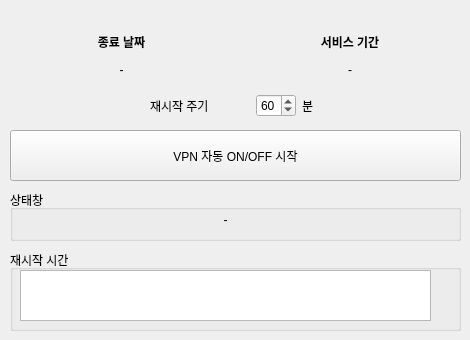
   <widget class="QWidget" name="tab_4">
    <attribute name="title">
     <string>자동 VPN ON/OFF</string>
    </attribute>
    <widget class="QWidget" name="horizontalLayoutWidget_4">
     <property name="geometry">
      <rect>
       <x>10</x>
       <y>90</y>
       <width>451</width>
       <height>31</height>
      </rect>
     </property>
     <layout class="QHBoxLayout" name="horizontalLayout_32">
      <item>
       <spacer name="horizontalSpacer_8">
        <property name="orientation">
         <enum>Qt::Horizontal</enum>
        </property>
        <property name="sizeHint" stdset="0">
         <size>
          <width>40</width>
          <height>20</height>
         </size>
        </property>
       </spacer>
      </item>
      <item>
       <widget class="QLabel" name="label_9">
        <property name="minimumSize">
         <size>
          <width>100</width>
          <height>0</height>
         </size>
        </property>
        <property name="maximumSize">
         <size>
          <width>100</width>
          <height>16777215</height>
         </size>
        </property>
        <property name="text">
         <string>재시작 주기</string>
        </property>
       </widget>
      </item>
      <item>
       <widget class="QSpinBox" name="Period_minute_spinBox">
        <property name="minimumSize">
         <size>
          <width>40</width>
          <height>0</height>
         </size>
        </property>
        <property name="maximumSize">
         <size>
          <width>40</width>
          <height>16777215</height>
         </size>
        </property>
        <property name="minimum">
         <number>1</number>
        </property>
        <property name="maximum">
         <number>99999</number>
        </property>
        <property name="value">
         <number>60</number>
        </property>
       </widget>
      </item>
      <item>
       <widget class="QLabel" name="label_11">
        <property name="minimumSize">
         <size>
          <width>20</width>
          <height>0</height>
         </size>
        </property>
        <property name="maximumSize">
         <size>
          <width>20</width>
          <height>16777215</height>
         </size>
        </property>
        <property name="text">
         <string>분</string>
        </property>
       </widget>
      </item>
      <item>
       <spacer name="horizontalSpacer_9">
        <property name="orientation">
         <enum>Qt::Horizontal</enum>
        </property>
        <property name="sizeHint" stdset="0">
         <size>
          <width>40</width>
          <height>20</height>
         </size>
        </property>
       </spacer>
      </item>
     </layout>
    </widget>
    <widget class="QGroupBox" name="groupBox_14">
     <property name="geometry">
      <rect>
       <x>10</x>
       <y>250</y>
       <width>451</width>
       <height>81</height>
      </rect>
     </property>
     <property name="title">
      <string>재시작 시간</string>
     </property>
     <widget class="QListWidget" name="rerun_time_listWidget">
      <property name="geometry">
       <rect>
        <x>10</x>
        <y>20</y>
        <width>411</width>
        <height>51</height>
       </rect>
      </property>
     </widget>
    </widget>
    <widget class="QWidget" name="horizontalLayoutWidget_7">
     <property name="geometry">
      <rect>
       <x>10</x>
       <y>30</y>
       <width>451</width>
       <height>51</height>
      </rect>
     </property>
     <layout class="QHBoxLayout" name="horizontalLayout_33">
      <item>
       <layout class="QVBoxLayout" name="verticalLayout_23">
        <item>
         <widget class="QLabel" name="label_44">
          <property name="font">
           <font>
            <weight>75</weight>
            <bold>true</bold>
           </font>
          </property>
          <property name="text">
           <string>종료 날짜</string>
          </property>
          <property name="alignment">
           <set>Qt::AlignCenter</set>
          </property>
         </widget>
        </item>
        <item>
         <widget class="QLabel" name="period_VPN_decry_expiration_status">
          <property name="minimumSize">
           <size>
            <width>84</width>
            <height>0</height>
           </size>
          </property>
          <property name="text">
           <string>-</string>
          </property>
          <property name="alignment">
           <set>Qt::AlignCenter</set>
          </property>
         </widget>
        </item>
       </layout>
      </item>
      <item>
       <layout class="QVBoxLayout" name="verticalLayout_24">
        <item>
         <widget class="QLabel" name="label_45">
          <property name="font">
           <font>
            <weight>75</weight>
            <bold>true</bold>
           </font>
          </property>
          <property name="text">
           <string>서비스 기간</string>
          </property>
          <property name="alignment">
           <set>Qt::AlignCenter</set>
          </property>
         </widget>
        </item>
        <item>
         <widget class="QLabel" name="period_VPN_decry_service_period_status">
          <property name="text">
           <string>-</string>
          </property>
          <property name="alignment">
           <set>Qt::AlignCenter</set>
          </property>
         </widget>
        </item>
       </layout>
      </item>
     </layout>
    </widget>
    <widget class="QPushButton" name="VPN_auto_btn">
     <property name="geometry">
      <rect>
       <x>10</x>
       <y>130</y>
       <width>451</width>
       <height>51</height>
      </rect>
     </property>
     <property name="text">
      <string>VPN 자동 ON/OFF 시작</string>
     </property>
    </widget>
    <widget class="QGroupBox" name="groupBox_20">
     <property name="geometry">
      <rect>
       <x>10</x>
       <y>190</y>
       <width>451</width>
       <height>51</height>
      </rect>
     </property>
     <property name="title">
      <string>상태창</string>
     </property>
     <widget class="QLabel" name="period_VPN_status_label">
      <property name="geometry">
       <rect>
        <x>10</x>
        <y>20</y>
        <width>411</width>
        <height>20</height>
       </rect>
      </property>
      <property name="text">
       <string>-</string>
      </property>
      <property name="alignment">
       <set>Qt::AlignCenter</set>
      </property>
     </widget>
    </widget>
   </widget>
